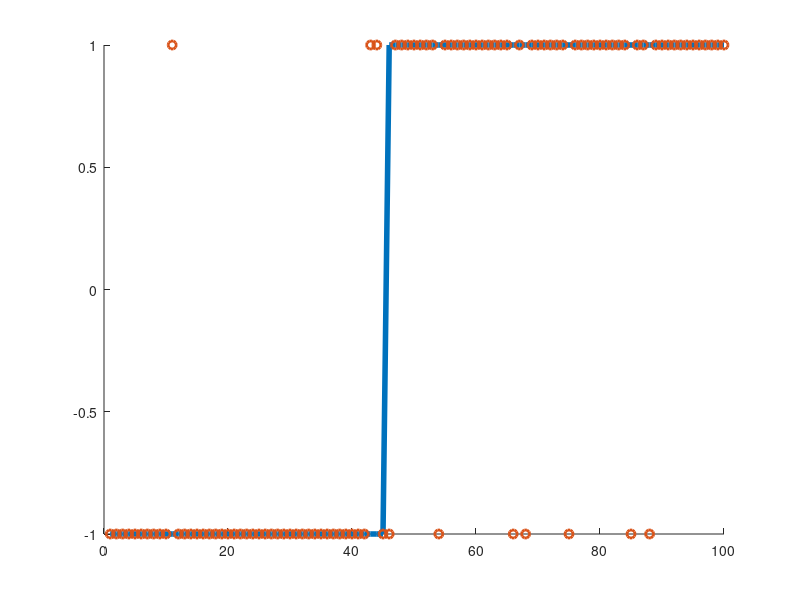

Here is the MATLAB script that generated this plot: (Note: this script raises an error after producing the figure.)
%% classification with RLS linear prediction
clear variables; clf; 
seed = 1;  rng(seed); 
% stimuli by voxel
m = 1000;        % num stimuli
n = 200;        % num voxels
testset_size = 100; 
noise = randn(m,1);

%% generate X, beta and y 
X = randn(m,n);
beta.truth = randn(n,1);
% beta.truth = generateBeta(numNonZeroFeatures, n, 1);
y = sign(X * beta.truth);

% hold out test set 
idx_test = false(m,1); 
idx_test(randsample(m,testset_size)) = true;
y_test = y(idx_test);
X_test = X(idx_test,:);
y_train = y(~idx_test);
X_train = X(~idx_test,:);

%% compute RLS prediction 
beta.rls = inv(X_train' * X_train) * X_train' * y_train; 
% beta.rls = X_train \ y_train; 
y_hat = sign(X_test * beta.rls);

%% plot the data 
% re-order the rows 
accuracy = sum(y_hat == y_test) / length(y_test); 
idx_one = y_test == 1;
y_test = vertcat(y_test(~idx_one),y_test(idx_one));
y_hat = vertcat(y_hat(~idx_one),y_hat(idx_one));

% 
g.FS = 20; 
g.LW = 4;
hold on 
plot(y_test,'linewidth', g.LW)
plot(y_hat, 'o','linewidth', g.LW/2)
hold off 
legend({'Truth', 'RLS prediction'}, 'location', 'SE')
title_test = sprintf('RLS classification: accuracy = %.2f', accuracy);
title(title_test);
ylabel('Response')
xlabel('Training examples')
set(gca,'fontsize', g.FS - 4)